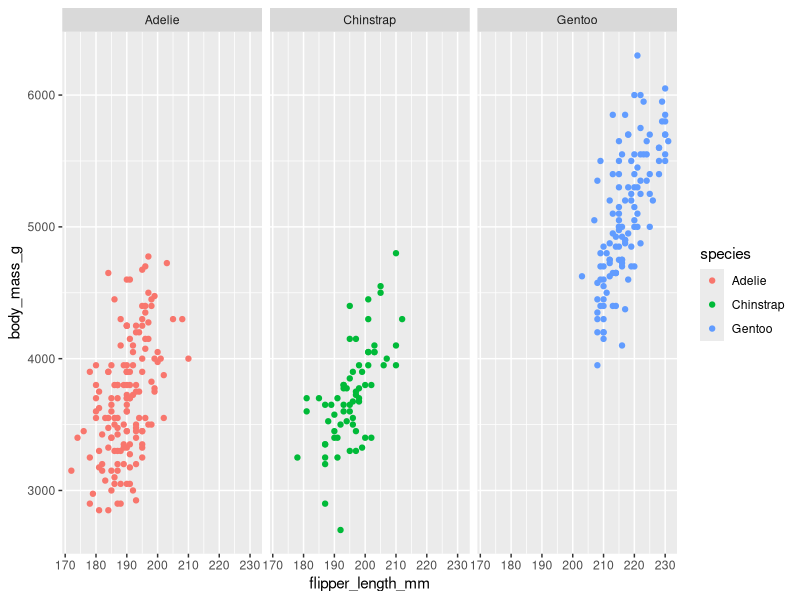
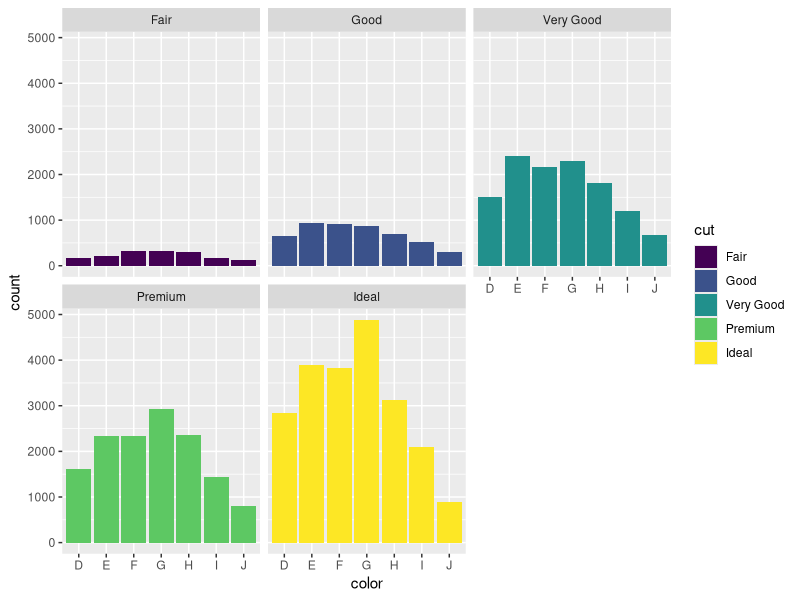
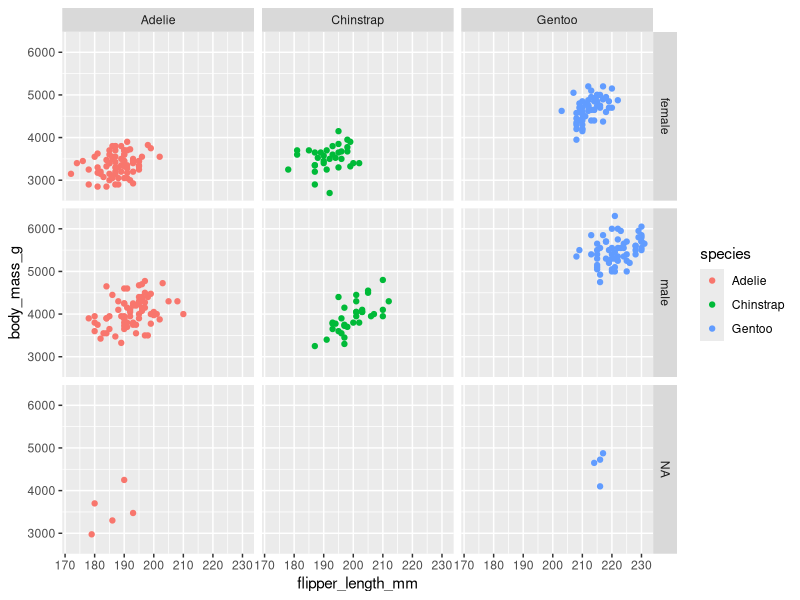
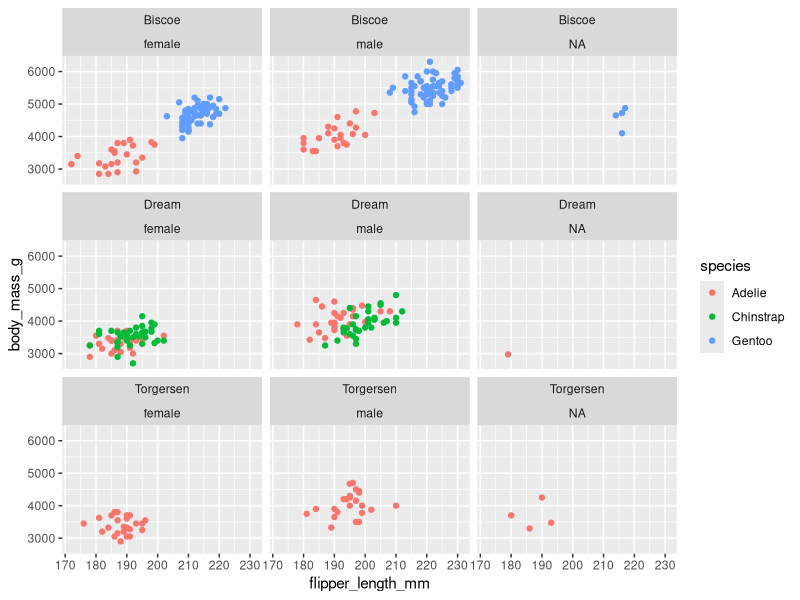

Generate these figures, in order, with R:
## ---- chunk 1
knitr::opts_chunk$set(echo = TRUE)
## ---- chunk 2
library("ggplot2")
library("palmerpenguins")
data("penguins")
## ---- chunk 3
ggplot(data = penguins) + geom_point(mapping = aes(x = flipper_length_mm, y = body_mass_g, color = species)) + facet_wrap(~species)
## ---- chunk 4
ggplot(data = diamonds) + geom_bar(mapping = aes(x = color, fill = cut)) + facet_wrap(~cut)
## ---- chunk 5
ggplot(data = penguins) + geom_point(mapping = aes(x = flipper_length_mm, y = body_mass_g, color = species)) + facet_grid(sex~species)
## ---- chunk 6
ggplot(data = penguins) + geom_point(mapping = aes(x = flipper_length_mm, y = body_mass_g, color = species)) + facet_wrap(island~sex)
